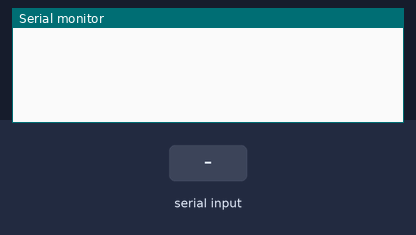
Recording of a sketch running on a simulated Arduino Uno, built with avr-gcc and run on an emulated ATmega328P. Parts: the last lines printed to the serial monitor. Inputs (shaded band) come from the test bench.

Above: at 1.2 s.
1.3 s: "n" received over Serial
At 2.5 s:
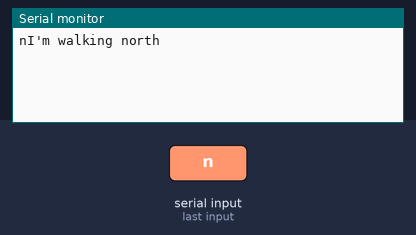
2.8 s: "h" received over Serial
At 3.7 s:
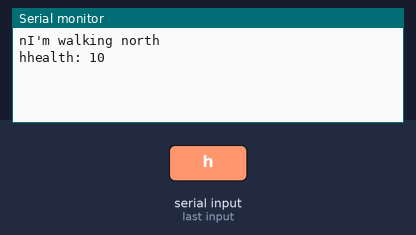
4.3 s: "?" received over Serial
At 4.8 s:
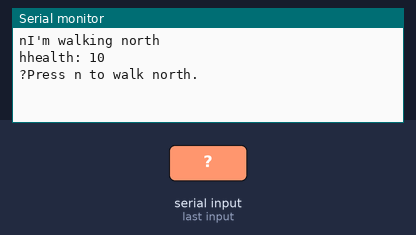
5.8 s: "1" received over Serial
At 7.2 s:
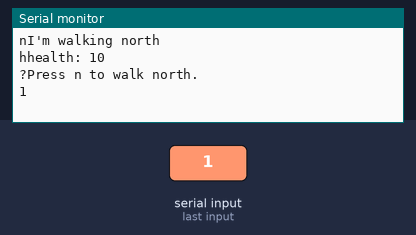

The sketch:

serialadventure.ino
```cpp
int health = 10;
void walkNorth() {
        Serial.println("I'm walking north");
}
int printHealth() {
        Serial.print("health: ");
        Serial.println(health);
}
void printHelp() {
        Serial.println("Press n to walk north.");
}
void setup() {
        // put your setup code here, to run once:
        Serial.begin(9600);
}
void loop() {
        // put your main code here, to run repeatedly:
        if (Serial.available() > 0) {
                char ch = Serial.read();
                Serial.print(ch);
                if (ch == 'n') {
                        walkNorth();
                }
                if (ch == 'h') {
                        printHealth();
                }
                if (ch == '?') {
                        printHelp();
                }
        }
}
```

Measured:
- after the input at 1.3 s, the serial monitor: prints a new line at once (image 1)
- after the input at 2.8 s, the serial monitor: prints a new line at once (image 2)
- after the input at 4.3 s, the serial monitor: prints a new line at once (image 3)
- after the input at 5.8 s, the serial monitor: prints a new line at once (image 4)
